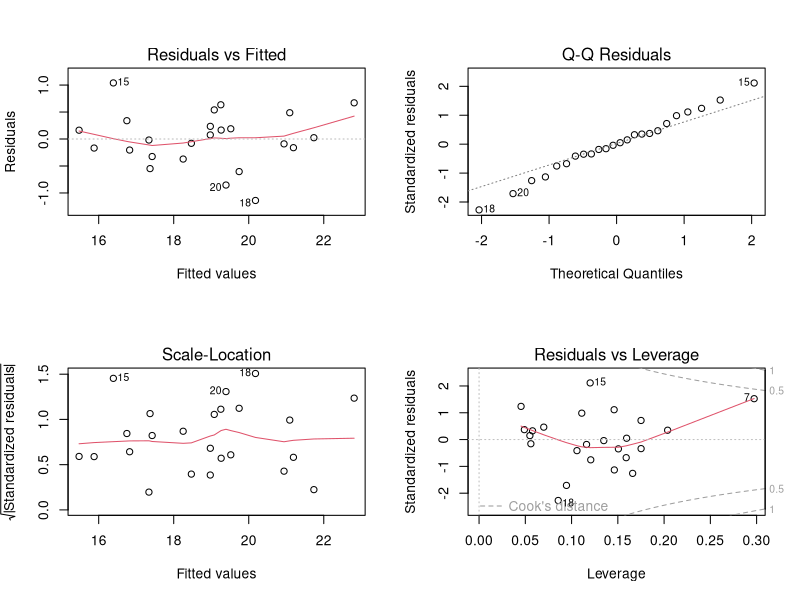
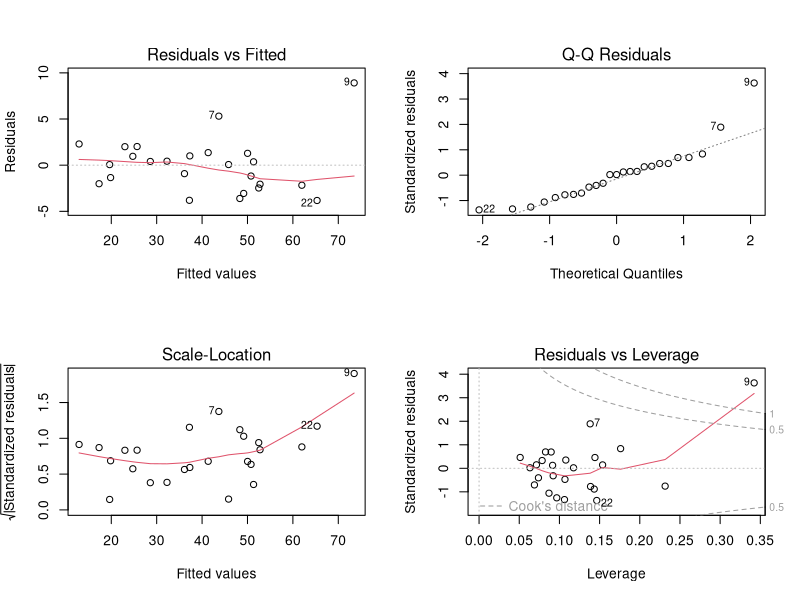

Recreate these plots in R, in order.
## ---- chunk 1
knitr::opts_chunk$set(echo = TRUE, message = FALSE, warning = FALSE, fig.width = 8, fig.height = 6)
library(tidyverse); library(knitr); library(broom); library(car)
theme_set(theme_minimal(base_size = 12))
tost <- read_csv("../datos/tostion-cafe.csv")
entrega <- read_csv("../datos/tiempo-entrega.csv")
## ---- chunk 2
m_tost <- lm(perdida_peso_pct ~ tiempo_min + temperatura_c, data = tost)
par(mfrow = c(2, 2)); plot(m_tost); par(mfrow = c(1, 1))
c(shapiro_p = shapiro.test(residuals(m_tost))$p.value, ncv_p = ncvTest(m_tost)$p,
  max_cook = max(cooks.distance(m_tost))) |> round(3)
## ---- chunk 3
m <- lm(tiempo_min ~ cajas + distancia_m, data = entrega)
summary(m)
## ---- chunk 4
par(mfrow = c(2, 2)); plot(m); par(mfrow = c(1, 1))
shapiro.test(residuals(m))
## ---- chunk 5
n <- nrow(entrega); p <- length(coef(m))
augment(m) |>
  mutate(entrega = entrega$entrega, r_stud = rstudent(m)) |>
  select(entrega, cajas, distancia_m, tiempo_min, .hat, r_stud, .cooksd) |>
  arrange(desc(.cooksd)) |> head(4) |>
  kable(digits = 3, caption = sprintf("Referencias: h > %.2f, |r| > 3, Cook > 1", 2 * p / n))
## ---- chunk 6
m9 <- lm(tiempo_min ~ cajas + distancia_m, data = filter(entrega, entrega != 9))
bind_rows(tidy(m) |> mutate(modelo = "Completo"),
          tidy(m9) |> mutate(modelo = "Sin entrega 9")) |>
  select(modelo, term, estimate, std.error, p.value) |> kable(digits = 4)
bind_rows(glance(m) |> mutate(modelo = "Completo"),
          glance(m9) |> mutate(modelo = "Sin entrega 9")) |>
  select(modelo, r.squared, sigma) |> kable(digits = 3)
shapiro.test(residuals(m9))$p.value
